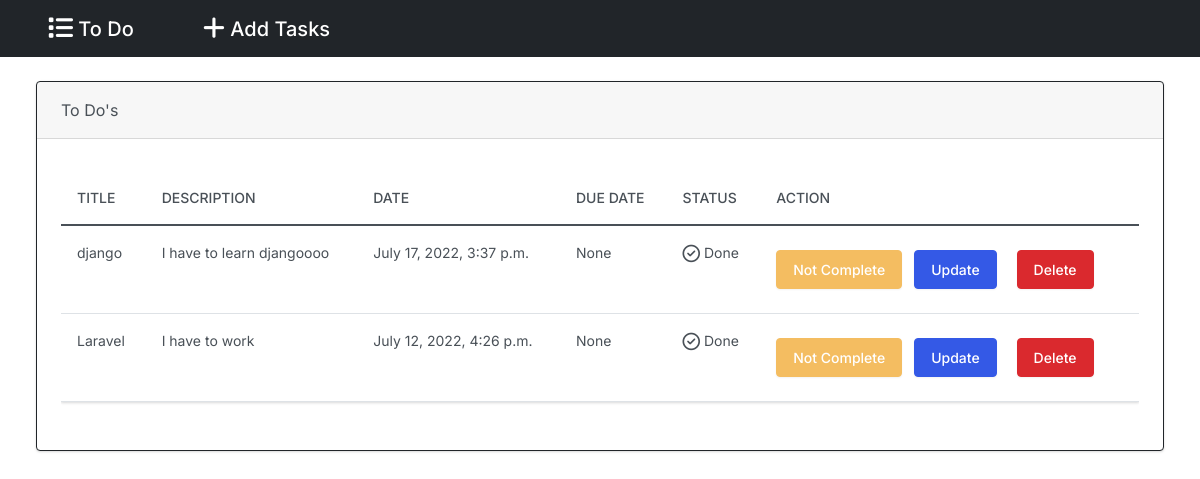
/, run on an earlier commit of the app's database.
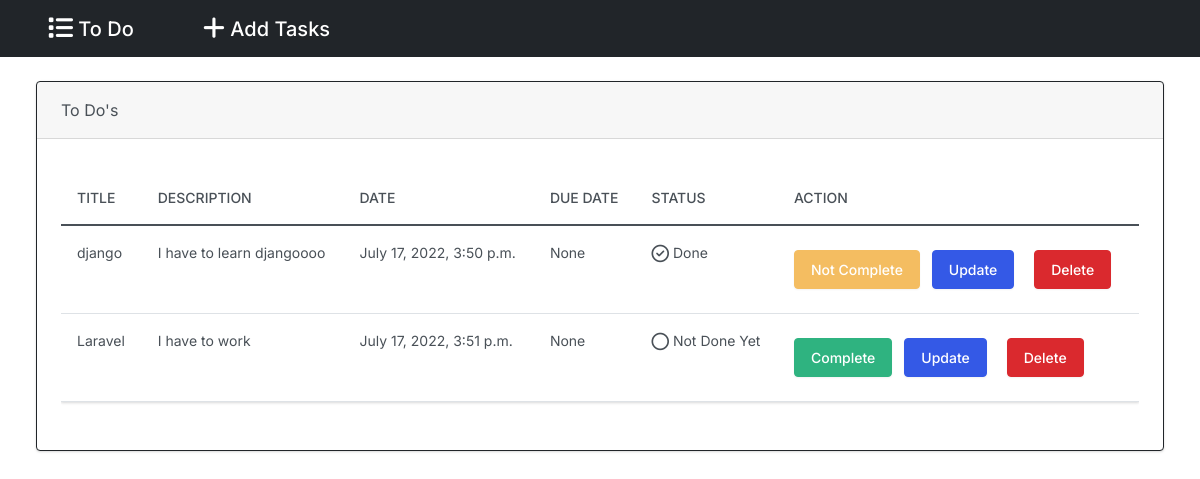
And on a later commit of the database.
### task/models.py (models this page shows, shortened)
class Todo(models.Model):
    task_title = models.CharField(max_length=50)
    description = models.CharField(max_length=150)
    date = models.DateTimeField(auto_now_add=True)
    due_date = models.DateField()
    status = models.BooleanField(default=False)

### task/views.py (the view)
# urls.py: path('', views.index, name='index'),
def index(request):
    return render(request, 'task/index.html', {
        'todos': Todo.objects.all()
    })

### task/templates/task/index.html (shortened to what this page needs)
{% extends "task/base.html" %}
{% block body %}
    {% if todos %}
    <div class="card border-dark mb-4 me-4 ms-4 mt-4">
      <div class="card-header">To Do's</div>
      <div class="card-body">
        <p class="card-text">
            <div class="table-responsive">
                <table class="table table-hover">
                    <thead>
                        <tr>
                            <th scope="col">Title</th>
                            <th scope="col">Description</th>
                            <th scope="col">Date</th>
                            <th scope="col">Due Date</th>
                            <th scope="col">Status</th>
                            <th scope="col">Action</th>
                        </tr>
                    </thead>
                    <tbody>
                        {% for todo in todos %}
                            <tr>
                                <td>{{ todo.task_title }}</td>
                                <td>{{ todo.description }}</td>
                                <td>{{ todo.date }}</td>
                                <td>{{ todo.due_date }}</td>
                                <td>
                                    {% if todo.status == 1 %}
                                         Done
                                    {% else %}
                                         Not Done Yet
                                    {% endif %}
                                </td>
                                <td>
                                    {% if todo.status == 0 %}
                                        <a href="{% url 'changestatus' todo.id %}" class="btn btn-success">Complete</a>
                                    {% else %}
                                        <a href="{% url 'changestatus' todo.id %}" class="btn btn-warning">Not Complete</a>
                                    {% endif %}
                                    <a class="btn btn-primary m-2" href="{% url 'updatetask' todo.id %}">Update</a>
                                    <a class="btn btn-danger m-2" href="{% url 'deletetask' todo.id %}">Delete</a>
                                </td>
                            </tr>
                        {% endfor %}
                    </tbody>
                </table>
            </div>
        </p>
      </div>
    </div>
    {% else %}
        <h2 class="alert alert-primary ms-4 me-4 mt-4">No ToDo's</h2>
    {% endif %}
{% endblock %}

What changed in the data, as far as the page shows it:
changed Todo "django": date "July 17, 2022, 3:37 p.m." → "July 17, 2022, 3:50 p.m."
changed Todo "Laravel": date "July 12, 2022, 4:26 p.m." → "July 17, 2022, 3:51 p.m."; status "Done Not Complete" → "Not Done Yet Complete"
